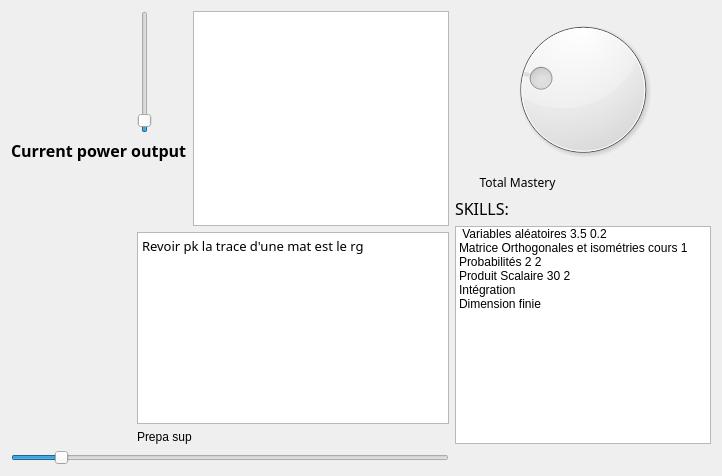
                 <widget class="QWidget" name="tabmain">
                  <attribute name="title">
                   <string>Overview</string>
                  </attribute>
                  <layout class="QGridLayout" name="gridLayout_13">
                   <item row="6" column="3" rowspan="3" colspan="2">
                    <widget class="QListWidget" name="listWidget">
                     <item>
                      <property name="text">
                       <string> Variables aléatoires 3.5 0.2</string>
                      </property>
                     </item>
                     <item>
                      <property name="text">
                       <string>Matrice Orthogonales et isométries cours 1</string>
                      </property>
                     </item>
                     <item>
                      <property name="text">
                       <string>Probabilités 2 2</string>
                      </property>
                     </item>
                     <item>
                      <property name="text">
                       <string>Produit Scalaire 30 2</string>
                      </property>
                     </item>
                     <item>
                      <property name="text">
                       <string>Intégration</string>
                      </property>
                     </item>
                     <item>
                      <property name="text">
                       <string>Dimension finie</string>
                      </property>
                     </item>
                    </widget>
                   </item>
                   <item row="5" column="0" rowspan="3">
                    <widget class="QLabel" name="label_2">
                     <property name="maximumSize">
                      <size>
                       <width>50</width>
                       <height>50</height>
                      </size>
                     </property>
                     <property name="text">
                      <string/>
                     </property>
                     <property name="pixmap">
                      <pixmap>res/superball.png</pixmap>
                     </property>
                     <property name="scaledContents">
                      <bool>true</bool>
                     </property>
                     <property name="indent">
                      <number>-1</number>
                     </property>
                    </widget>
                   </item>
                   <item row="0" column="2" rowspan="7">
                    <widget class="QPlainTextEdit" name="mathsquicktext">
                     <property name="plainText">
                      <string/>
                     </property>
                    </widget>
                   </item>
                   <item row="9" column="0" colspan="3">
                    <widget class="QSlider" name="horizontalSlider">
                     <property name="value">
                      <number>10</number>
                     </property>
                     <property name="orientation">
                      <enum>Qt::Horizontal</enum>
                     </property>
                    </widget>
                   </item>
                   <item row="1" column="0" rowspan="2" colspan="2">
                    <widget class="QLabel" name="label_3">
                     <property name="font">
                      <font>
                       <family>Clean</family>
                       <pointsize>12</pointsize>
                       <weight>75</weight>
                       <italic>false</italic>
                       <bold>true</bold>
                      </font>
                     </property>
                     <property name="text">
                      <string>Current power output</string>
                     </property>
                    </widget>
                   </item>
                   <item row="0" column="1">
                    <widget class="QSlider" name="verticalSlider">
                     <property name="font">
                      <font>
                       <italic>true</italic>
                      </font>
                     </property>
                     <property name="value">
                      <number>5</number>
                     </property>
                     <property name="orientation">
                      <enum>Qt::Vertical</enum>
                     </property>
                    </widget>
                   </item>
                   <item row="7" column="1" colspan="2">
                    <widget class="QTextEdit" name="textEdit">
                     <property name="font">
                      <font>
                       <family>Hack</family>
                       <weight>75</weight>
                       <bold>true</bold>
                      </font>
                     </property>
                     <property name="html">
                      <string>&lt;!DOCTYPE HTML PUBLIC &quot;-//W3C//DTD HTML 4.0//EN&quot; &quot;http://www.w3.org/TR/REC-html40/strict.dtd&quot;&gt;
&lt;html&gt;&lt;head&gt;&lt;meta name=&quot;qrichtext&quot; content=&quot;1&quot; /&gt;&lt;style type=&quot;text/css&quot;&gt;
p, li { white-space: pre-wrap; }
&lt;/style&gt;&lt;/head&gt;&lt;body style=&quot; font-family:'Hack'; font-size:10pt; font-weight:600; font-style:normal;&quot;&gt;
&lt;p style=&quot; margin-top:0px; margin-bottom:0px; margin-left:0px; margin-right:0px; -qt-block-indent:0; text-indent:0px;&quot;&gt;&lt;span style=&quot; font-family:'Noto Sans'; font-weight:400;&quot;&gt;Revoir pk la trace d'une mat est le rg&lt;/span&gt;&lt;/p&gt;&lt;/body&gt;&lt;/html&gt;</string>
                     </property>
                    </widget>
                   </item>
                   <item row="5" column="3" colspan="2">
                    <widget class="QLabel" name="label_5">
                     <property name="font">
                      <font>
                       <family>Clean</family>
                       <pointsize>12</pointsize>
                      </font>
                     </property>
                     <property name="text">
                      <string>SKILLS:</string>
                     </property>
                    </widget>
                   </item>
                   <item row="0" column="3" rowspan="4" colspan="2">
                    <widget class="QDial" name="Mastery">
                     <property name="maximum">
                      <number>100</number>
                     </property>
                     <property name="value">
                      <number>25</number>
                     </property>
                     <property name="wrapping">
                      <bool>false</bool>
                     </property>
                    </widget>
                   </item>
                   <item row="8" column="1" colspan="2">
                    <widget class="QLabel" name="label_4">
                     <property name="text">
                      <string>Prepa sup</string>
                     </property>
                    </widget>
                   </item>
                   <item row="4" column="3">
                    <widget class="QLabel" name="label">
                     <property name="font">
                      <font>
                       <family>ClearlyU</family>
                      </font>
                     </property>
                     <property name="text">
                      <string>Total Mastery</string>
                     </property>
                     <property name="alignment">
                      <set>Qt::AlignCenter</set>
                     </property>
                    </widget>
                   </item>
                  </layout>
                 </widget>
